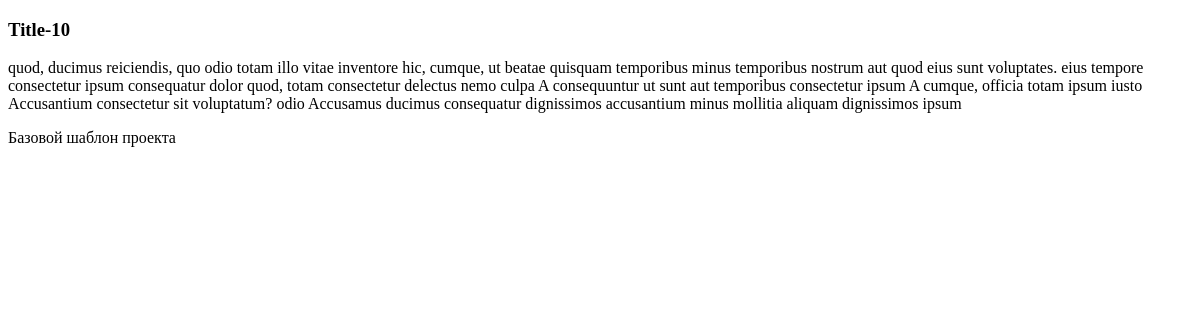
The app's page /myapp3/post/200/, older data.
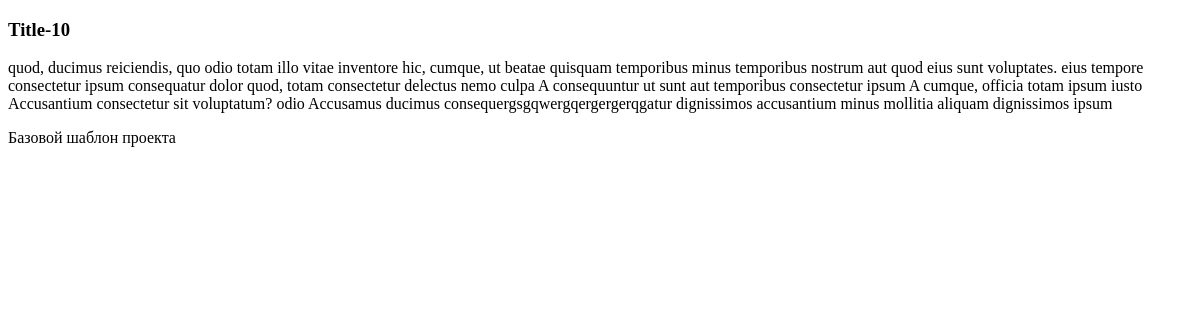
The same page, newer data.
### myapp3/models.py (models this page shows, shortened)
class Post(models.Model):
    title = models.CharField(max_length=100)
    content = models.TextField()
    author = models.ForeignKey(Author, on_delete=models.CASCADE)

### myapp3/views.py (the view)
# urls.py: path('post/<int:post_id>/', post_full, name='post_full'),
def post_full(request, post_id):
    post = get_object_or_404(Post, pk=post_id)
    return render(request, 'myapp3/post_full.html', {'post': post})

### myapp3/templates/myapp3/post_full.html (shortened to what this page needs)
{% extends 'base.html' %}
{% block content %}
    <h3>{{ post.title }}</h3>
    <p>{{ post.content }}</p>
{% endblock %}

### templates/base.html (shortened to what this page needs)
<!doctype html>
<html lang="ru">
<head>
</head>
<body>
    {% block content %}{% endblock %}
    <footer>Базовой шаблон проекта</footer>
</body>
</html>

Row changes from the older to the newer data that the page shows:
changed Post "Title-10": content "…voluptatum? odio Accusamus ducimus consequatur dignissimos accusantium minus mollitia…" → "…voluptatum? odio Accusamus ducimus consequergsgqwergqergergerqgatur dignissimos accusantium minus mollitia…"
